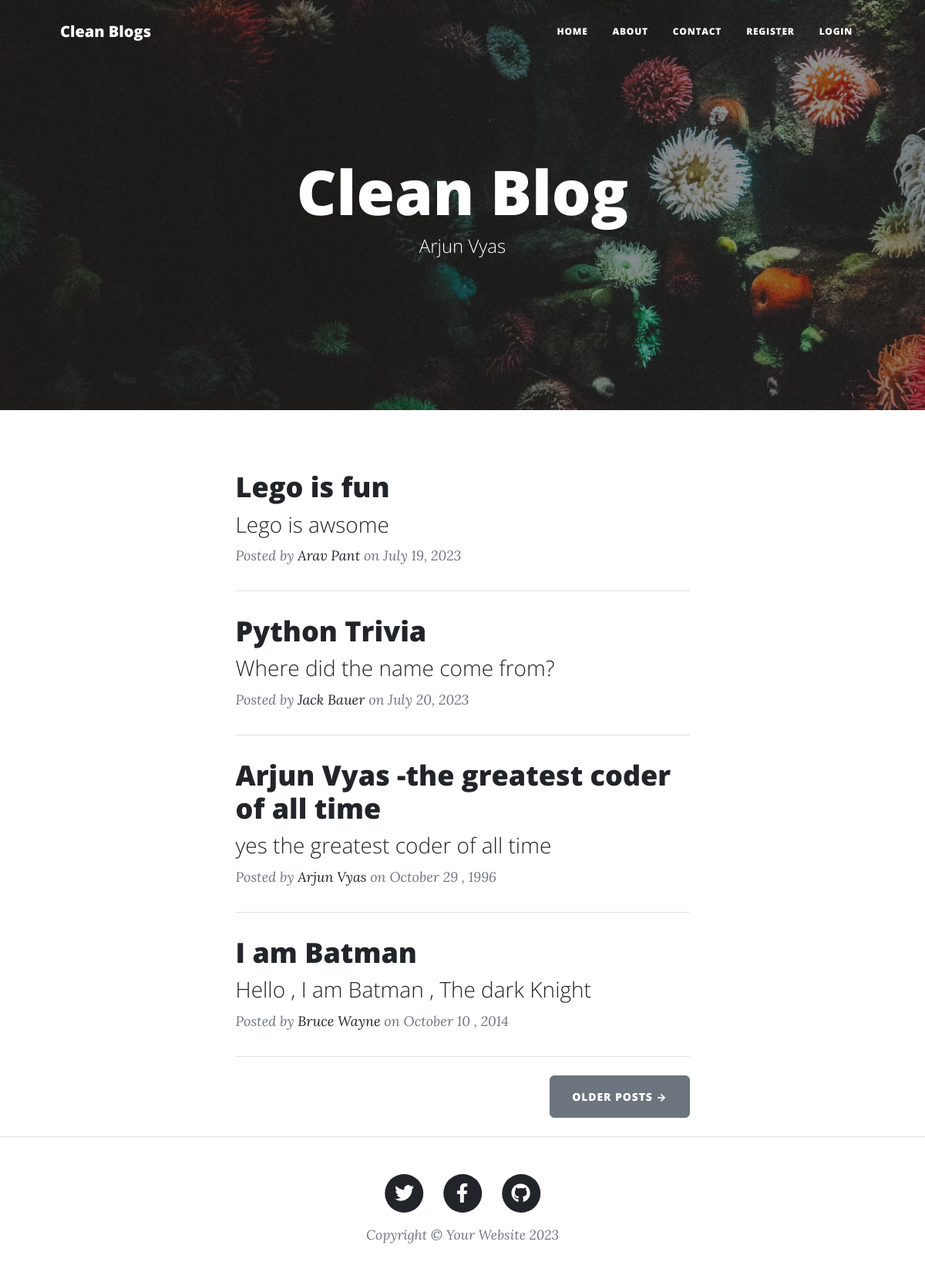
The page / on the database its author committed.
### main.py (models this page shows)
class BlogPost(db.Model):
    id: Mapped[int] = mapped_column(Integer, primary_key=True)
    title: Mapped[str] = mapped_column(String(250), unique=True, nullable=False)
    subtitle: Mapped[str] = mapped_column(String(250), nullable=False)
    date: Mapped[str] = mapped_column(String(250), nullable=False)
    body: Mapped[str] = mapped_column(Text, nullable=False)
    author: Mapped[str] = mapped_column(String(250), nullable=False)
    img_url: Mapped[str] = mapped_column(String(250), nullable=False)

### main.py (the view)
@app.route('/')
def get_all_posts():
    posts = []
    result = db.session.execute(db.select(BlogPost))
    posts = result.scalars().all()
    return render_template("index.html", all_posts=posts)

### templates/index.html (shortened to what this page needs)
{% include "header.html" %}
<header
  class="masthead"
  style="background-image: url('../static/assets/img/home-bg.jpg')"
>
  <div class="container position-relative px-4 px-lg-5">
    <div class="row gx-4 gx-lg-5 justify-content-center">
      <div class="col-md-10 col-lg-8 col-xl-7">
        <div class="site-heading">
          <h1>Clean Blog</h1>
          <span class="subheading">Arjun Vyas</span>
        </div>
      </div>
    </div>
  </div>
</header>
<div class="container px-4 px-lg-5">
  <div class="row gx-4 gx-lg-5 justify-content-center">
    <div class="col-md-10 col-lg-8 col-xl-7">
      {% for post in all_posts %}
      <div class="post-preview">
        <a href="{{ url_for('show_post', post_id=post.id) }}">
          <h2 class="post-title">{{ post.title }}</h2>
          <h3 class="post-subtitle">{{ post.subtitle }}</h3>
        </a>
        <p class="post-meta">
          Posted by
          <a href="#">{{ post.author }}</a>
          on {{ post.date }}
        </p>
      </div>
      <hr class="my-4" />
      {% endfor %}
      <div class="d-flex justify-content-end mb-4">
        <a class="btn btn-secondary text-uppercase" href="#!">Older Posts →</a>
      </div>
    </div>
  </div>
</div>
{% include "footer.html" %}

### rows shown on the page
BlogPost: title "Lego is fun", subtitle "Lego is awsome", author "Arav Pant", date "July 19, 2023"
BlogPost: title "Python Trivia", subtitle "Where did the name come from?", author "Jack Bauer", date "July 20, 2023"
BlogPost: title "Arjun Vyas -the greatest coder of all time", subtitle "yes the greatest coder of all time", author "Arjun Vyas", date "October 29 , 1996"
BlogPost: title "I am Batman", subtitle "Hello , I am Batman , The dark Knight", author "Bruce Wayne", date "October 10 , 2014"
